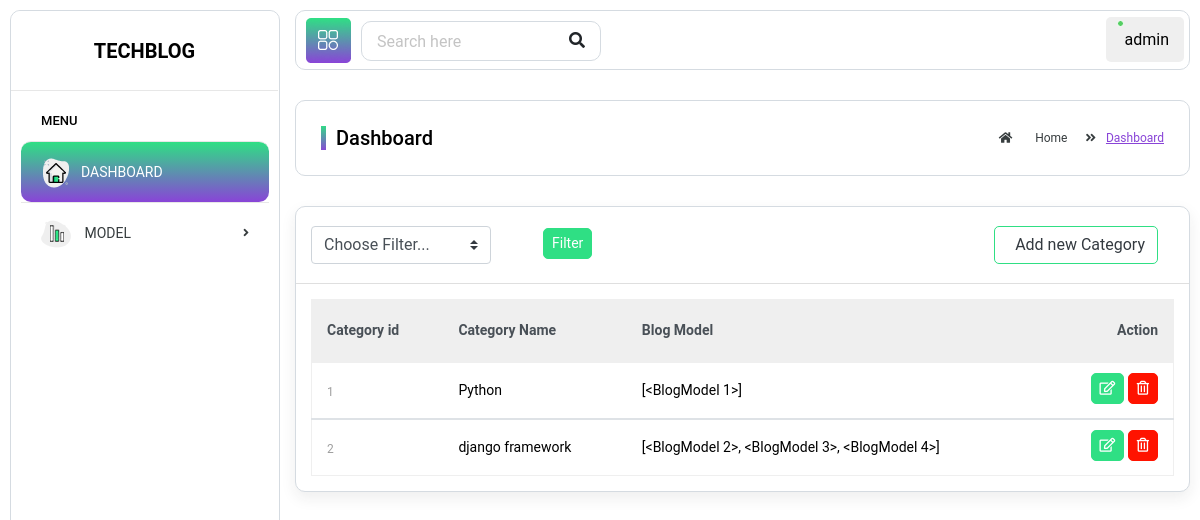
Page /admin/all_category (signed in) on the committed database.
### blogwebsite/model/model.py (models this page shows)
class CategoryMaster(db.Model):
    category_id = db.Column(db.Integer, primary_key=True)
    category_name = db.Column(db.String(120), nullable = False)
    blogmodel = db.relationship('BlogModel', backref='categorymaster',lazy=True)

### siteadmin/route.py (the view)
@siteadmin.route('/all_category', methods=['GET','POST'])
@admin_auth
def all_category():
    category = CategoryMaster.query.all()
    return render_template('all_category.html',category=category)

### blogwebsite/main.py (called while the page is built)
def get_all_categories():
    try:
        global global_all_category_no, global_all_category_name
        all_category_info = db.session.query(CategoryMaster.category_id,CategoryMaster.category_name)
        all_category_info = list(all_category_info)
        global_all_category_no, global_all_category_name = zip(*all_category_info)
    except Exception as e:
        pass

@app.before_request
def create_all():
    get_all_categories()

### siteadmin/route.py (called while the page is built)
def get_all_categories():
    try:
        global global_all_category_no, global_all_category_name
        all_category_info = db.session.query(CategoryMaster.category_id,CategoryMaster.category_name)
        all_category_info = list(all_category_info)
        global_all_category_no, global_all_category_name = zip(*all_category_info)
    except Exception as e:
        pass

@siteadmin.before_app_request
def create_all():
    get_all_categories()

### siteadmin/templates/all_category.html (shortened to what this page needs)
{% extends "admin_base.html" %}
{% block content %}
		<div class="page-wrapper">
		<div class="content container-fluid">
		<div class="page-header">
		<div class="row">
		<div class="col-md-6">
		<h3 class="page-title mb-0">Dashboard</h3>
		</div>
		<div class="col-md-6">
		<ul class="breadcrumb mb-0 p-0 float-right">
		<li class="breadcrumb-item"><a href="/admin/dashboard"><i class="fas fa-home"></i> Home</a></li>
		<li class="breadcrumb-item"><span>Dashboard</span></li>
		</ul>
		</div>
		</div>
		</div>
		<div class="row">
			<div class="col-lg-12">
			<div class="card">
			<div class="card-header">
			<div class="row align-items-center">
			<div class="col-sm-6">
				<form method='get' action="{{url_for('siteadmin.category_filte')}}">
					<div class="form-row align-items-center">
					  <div class="col-auto my-1">
					  <select class="custom-select mr-sm-2" name="cquery" id="inlineFormCustomSelect">
						<option selected>Choose Filter...</option>
					  </select>
					  </div>
					 <div class="col-auto my-1">
					  <div class="custom-control custom-checkbox mr-sm-2">
					  </div>
					  </div>
					  <div class="col-auto my-1">
					  <button type="submit" class="btn btn-primary  btn-sm mb-1">Filter</button>
					  </div>
					</div>
					</form>
			</div>
			<div class="col-sm-6 text-sm-right">
			<div class=" mt-sm-0 mt-2">
			<button class="btn btn-outline-primary mr-2"><a href="{{url_for('siteadmin.add_category')}}" class="ml-2 text-dark">Add new Category</span></button>
			</div>
			</div>
			</div>
			</div>
			<div class="card-body">
			<div class="table-responsive">
			<table class="table custom-table">
			<thead class="thead-light">
			<tr>
			<th>Category id </th>
			<th>Category Name </th>
			<th>Blog Model</th>
			<th class="text-right">Action</th>
			</tr>
			</thead>
			{% if category %}
			{% for data in category %}
			<tbody>
			<tr>
			<td>
			<h2><a href="/"><span>{{data.category_id}}</span></a></h2>
			</td>
			<td>{{data.category_name}}</td>
	        <td>{{data.blogmodel}}</td>
			<td class="text-right">
			<a href="{{url_for('siteadmin.update_category', id=data.category_id)}}" class="btn btn-primary btn-sm mb-1">
			<i class="far fa-edit"></i>
			</a>
			<button type="button" class="btn btn-danger  btn-sm mb-1" data-toggle="modal" data-target="#exampleModal">
				<i class="far fa-trash-alt"></i>
			  </button>
			</td>
			</tr>
			</tbody>
			{% endfor %}
			{% endif %}
			</table>
			</div>
			</div>
			</div>
			</div>
			</div>
	</div>
	</div>
{% endblock content %}

### rows in the picture
CategoryMaster: category_id "1", category_name "Python", blogmodel "[<BlogModel 1>]"
CategoryMaster: category_id "2", category_name "django framework", blogmodel "[<BlogModel 2>, <BlogModel 3>, <BlogModel 4>]"

### other values in the picture
{{ session['username'] }} "admin"
